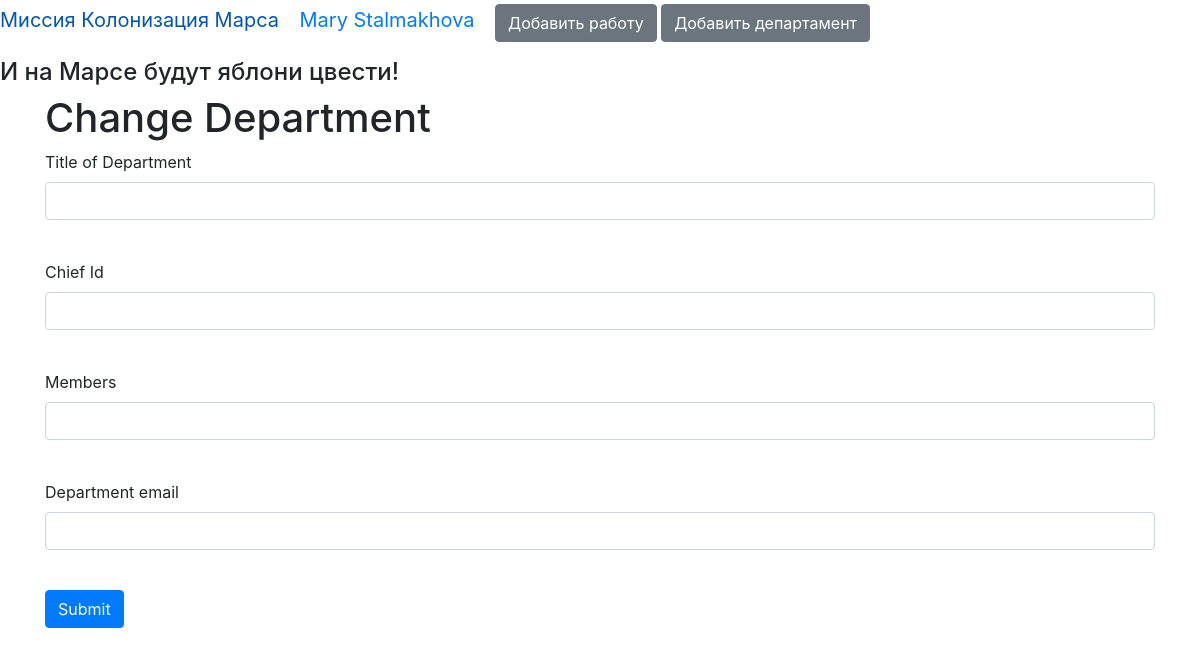
The page /change_department/1 (signed in) on the database as committed earlier.
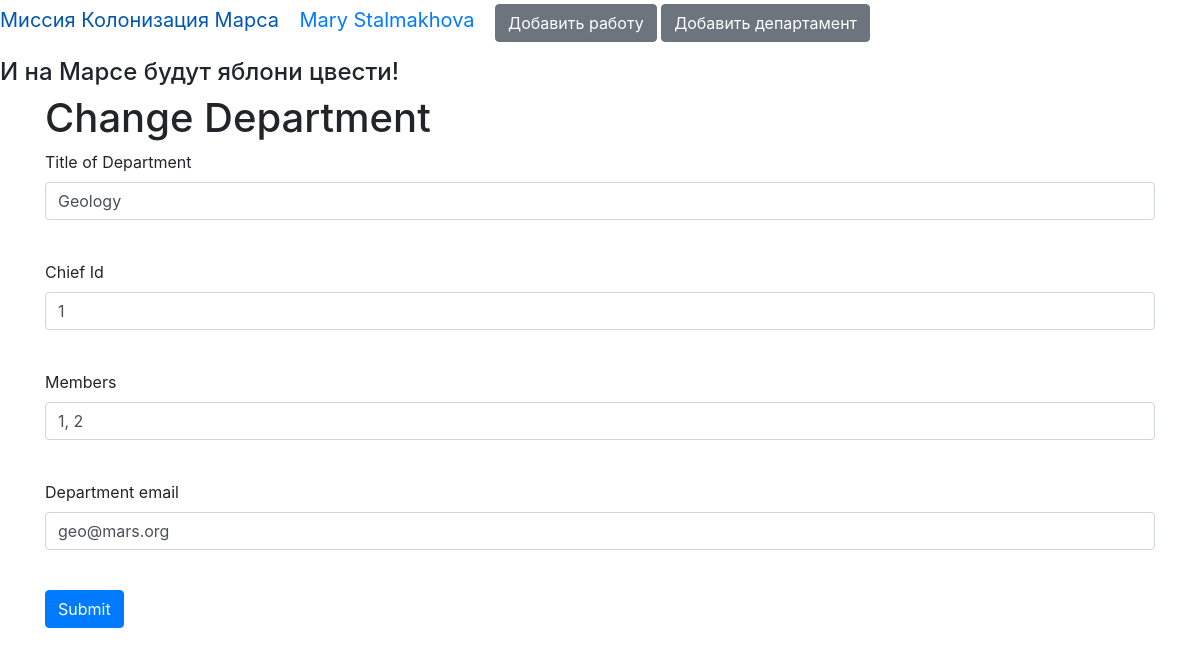
The same page on the database as committed later.
### data/departments.py (models this page shows)
class Departments(SqlAlchemyBase):
    __tablename__ = 'departments'
    id = sqlalchemy.Column(sqlalchemy.Integer,
                           primary_key=True, autoincrement=True)
    title = sqlalchemy.Column(sqlalchemy.String, nullable=True)
    chief = sqlalchemy.Column(sqlalchemy.Integer,
                              sqlalchemy.ForeignKey("users.id"))
    members = sqlalchemy.Column(sqlalchemy.String, nullable=True)
    email = sqlalchemy.Column(sqlalchemy.String, nullable=True)
    user = orm.relationship('User')

### truly_main.py (the view, shortened to what this page needs)
@app.route('/change_department/<id_dep>', methods=['GET', 'POST'])
@login_required
def change_dep(id_dep):
    db_sess = db_session.create_session()
    data = db_sess.query(Departments).filter(Departments.id == id_dep).first()
    if current_user.id == 1 or current_user.id == data.chief:
        form = DepsForm()
        return render_template('deps.html', title='Изменение департамента',
                               form=form, action="change", data=data)
    return "У вас нет прав на это действие"

### data/forms/deps.py
class DepsForm(FlaskForm):
    title = StringField('Title of Department', validators=[DataRequired()])
    chief = StringField('Chief Id', validators=[DataRequired()])
    members = StringField('Members', validators=[DataRequired()])
    email = StringField('Department email', validators=[DataRequired()])
    submit = SubmitField('Submit')

### data/db_session.py (called while the page is built)
def create_session() -> Session:
    global __factory
    return __factory()

### truly_main.py (called while the page is built)
@login_manager.user_loader
def load_user(user_id):
    db_sess = db_session.create_session()
    return db_sess.query(User).get(user_id)

### templates/deps.html (shortened to what this page needs)
{% extends "base.html" %}
{% block content %}
{% if action == "add" %}
<h1>Add Department</h1>
{% else %}
<h1>Change Department</h1>
{% endif %}
<form action="" method="post" novalidate>
    <p>
        {{ form.title.label }}<br>
        {{ form.title(class="form-control", value=data.title) }}<br>
    </p>
    <p>
        {{ form.chief.label }}<br>
        {{ form.chief(class="form-control", value=data.chief) }}<br>
    </p>
    <p>
        {{ form.members.label }}<br>
        {{ form.members(class="form-control", value=data.members) }}<br>
    </p>
    <p>
        {{ form.email.label }}<br>
        {{ form.email(class="form-control", value=data.email) }}<br>
    </p>
    <p>{{ form.submit(type="submit", class="btn btn-primary") }}</p>
</form>
{% endblock %}

Rows that differ between the two databases and show on the page:
added Departments: title "Geology", chief "1", members "1, 2", email "geo@mars.org"
